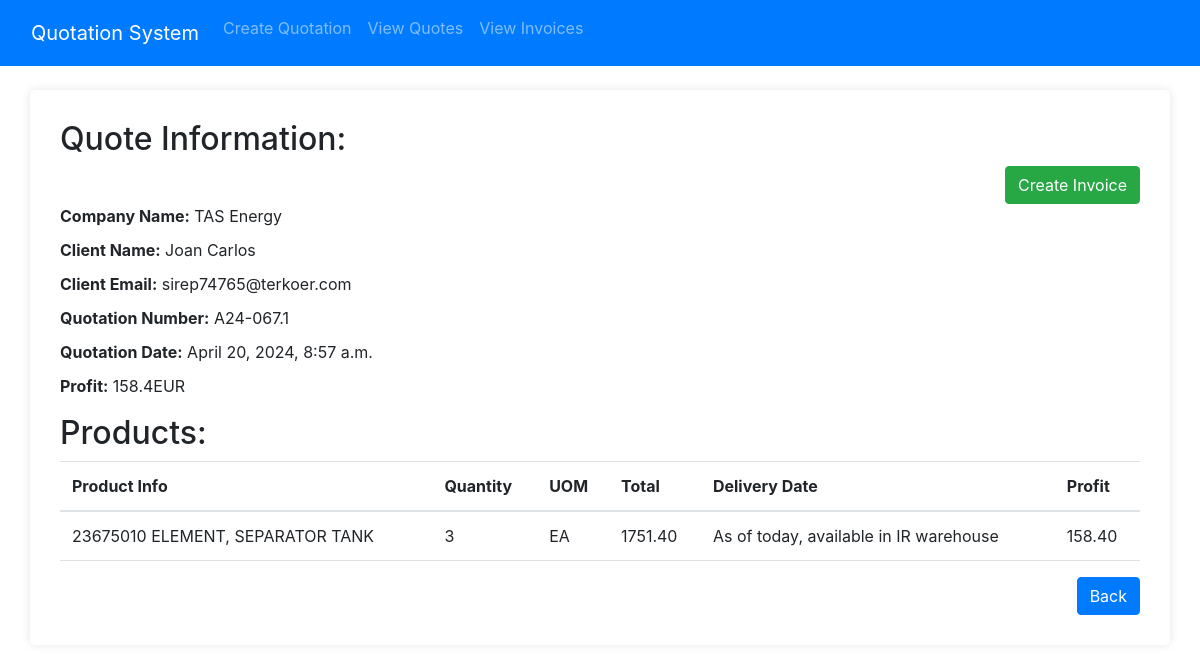
The app's page /quote/details/ca80ff9c-4abf-4bfd-b87b-9dff36c52ff0/ with its own data.
### service/models.py (models this page shows, shortened)
class Quote(models.Model):
    id = models.UUIDField(primary_key=True, default=uuid.uuid4, editable=False)
    company_name = models.CharField(max_length=100)
    client_name = models.CharField(max_length=100)
    client_email = models.EmailField()
    quotation_number = models.CharField(max_length=50)
    vat = models.CharField(max_length=50)
    inco_terms = models.CharField(max_length=100)
    shipment_weight = models.CharField(max_length=50)
    shipment_dimensions = models.CharField(max_length=50)
    pre_tax_total = models.FloatField(default=0.0)
    total_price = models.FloatField(default=0.0)
    profit = models.FloatField(default=0.0)
    date_created = models.DateTimeField(auto_now_add=True)
    date_updated = models.DateTimeField(auto_now=True)

class Product(models.Model):
    quote = models.ForeignKey(Quote, on_delete=models.CASCADE)
    all_info=models.JSONField()
    total_price = models.FloatField(default=0.0)
    date_created = models.DateTimeField(auto_now_add=True)
    date_updated = models.DateTimeField(auto_now=True)

### service/views.py (the view)
# urls.py: path('quote/details/<uuid:quote_id>/', view_single_quote, name='view_single'),
def view_single_quote(request, quote_id):
    quote = Quote.objects.get(id=quote_id)
    products = quote.product_set.all()  # Fetch related products for the quote
    return render(request, 'view_single_quote.html', {'quote': quote, 'products': products})

### templates/view_single_quote.html (shortened to what this page needs)
{% include 'nav.html' %}
<!DOCTYPE html>
<html lang="en">
<head>
  <link href="https://stackpath.bootstrapcdn.com/bootstrap/4.5.2/css/bootstrap.min.css" rel="stylesheet">
</head>
<body>
  <div class="container mt-4 mb-4">
    <h2>Quote Information:</h2>
    <div class="text-end">
      <a href="{% url 'finalise_invoice' quote.id %}" class="btn btn-success">Create Invoice</a>
    </div>
    <ul>
      <li><strong>Company Name:</strong> {{ quote.company_name }}</li>
      <li><strong>Client Name:</strong> {{ quote.client_name }}</li>
      <li><strong>Client Email:</strong> {{ quote.client_email }}</li>
      <li><strong>Quotation Number:</strong> {{ quote.quotation_number }}</li>
      <li><strong>Quotation Date:</strong> {{ quote.date_created }}</li>
      <li><strong>Profit:</strong> {{quote.profit}}EUR</li>
    </ul>
    <h2>Products:</h2>
    <table class="table">
      <thead>
        <tr>
          <th>Product Info</th>
          <th>Quantity</th>
          <th>UOM</th>
          <th>Total</th>
          <th>Delivery Date</th>
          <th>Profit</th>
        </tr>
      </thead>
      <tbody>
        {% for product in products %}
        <tr>
          <td>{{ product.all_info.productName }}</td>
          <td>{{ product.all_info.quantity }}</td>
          <td>{{ product.all_info.uom }}</td>
          <td>{{ product.all_info.total }}</td>
          <td>{{product.all_info.deliveryDate}}</td>
          <td>{{product.all_info.profit}}</td>
        </tr>
        {% endfor %}
      </tbody>
    </table>
    <div class="text-end">
      <a href="{% url 'view_all' %}" class="btn btn-primary text-end">Back</a>
    </div>
  </div>
</body>
</html>

### templates/view_single_quote.html (style rules this page uses)
.container { background-color: #fff; border-radius: 5px; padding: 30px; box-shadow: 0px 0px 10px rgba(0, 0, 0, 0.1); }
ul { list-style-type: none; padding: 0; }
ul li { margin-bottom: 10px; }

### records on screen
Quote: company_name "TAS Energy", client_name "Joan Carlos", client_email "sirep74765@terkoer.com", quotation_number "A24-067.1", date_created "April 20, 2024, 8:57 a.m.", profit "158.4"
Product: all_info.productName "23675010 ELEMENT, SEPARATOR TANK", all_info.quantity "3", all_info.uom "EA", all_info.total "1751.40", all_info.deliveryDate "As of today, available in IR warehouse", all_info.profit "158.40"
